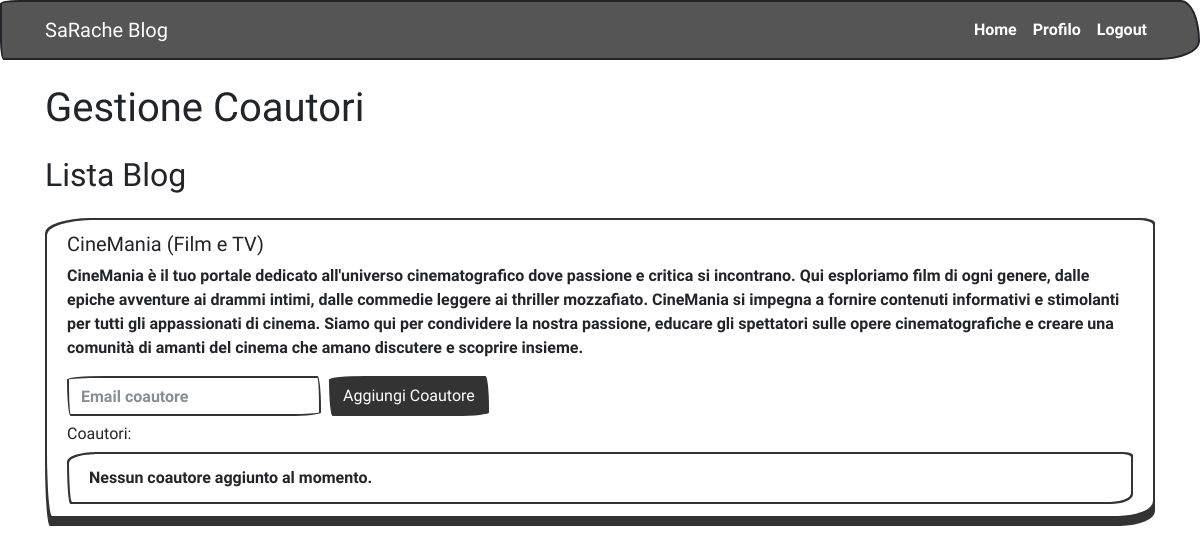
The app's page /progetto/gestione_coautori.php (signed in) with its own data.
### tables this page shows
CREATE TABLE `blog` (
  `cod_blog` int(10) UNSIGNED NOT NULL,
  `titolo` varchar(100) NOT NULL,
  `descrizione` varchar(1000) NOT NULL,
  `id_utente` int(10) UNSIGNED NOT NULL,
  `categ` int(10) UNSIGNED NOT NULL
);

CREATE TABLE `categoria` (
  `id_cat` int(10) UNSIGNED NOT NULL,
  `tipo` varchar(20) NOT NULL,
  `cat_padre` int(10) NOT NULL
);

### progetto/gestione_coautori.php (the view, shortened to what this page needs)
<?php
include 'connection.php';
include 'header.php';
function getUserByEmail($email, $conn)
{
    $query = "SELECT * FROM utente WHERE email = ?";
    $stmt = $conn->prepare($query);
    $stmt->bind_param('s', $email);
    $stmt->execute();
    $result = $stmt->get_result();
    return $result->fetch_assoc();
}
$email_utente = $_SESSION['email'];
$utente = getUserByEmail($email_utente, $conn);
$id_utente = $utente['id_utente'];
$query = "SELECT blog.*, categoria.tipo AS categoria_nome
          FROM blog
          INNER JOIN categoria ON blog.categ = categoria.id_cat
          WHERE blog.id_utente = ?";
$stmt = $conn->prepare($query);
$stmt->bind_param('i', $id_utente);
$stmt->execute();
$blog_result = $stmt->get_result();
?>
<!DOCTYPE html>
<html lang="it">
<head>
    <link href="https://cdn.jsdelivr.net/npm/bootswatch@4.5.2/dist/sketchy/bootstrap.min.css" rel="stylesheet">
</head>
<body>
    <div class="container">
        <h1 class="mt-4">Gestione Coautori</h1>
        <h2 class="mt-4">Lista Blog</h2>
        <ul class="list-group mt-4">
            <?php
            if ($blog_result->num_rows > 0) {
                while ($blog = $blog_result->fetch_assoc()) {
                    echo '<li class="list-group-item mb-2">';
                    echo '<h5>' . $blog['titolo'] . ' (' . $blog['categoria_nome'] . ')</h5>';
                    echo '<p>' . $blog['descrizione'] . '</p>';
                    echo '<form action="" method="post" class="form-inline mb-2">';
                    echo '<input type="email" name="email" class="form-control mr-2" placeholder="Email coautore" required>';
                    echo '<button type="submit" name="add_coauthor" class="btn btn-primary">Aggiungi Coautore</button>';
                    echo '</form>';
                    $coautori_query = "SELECT utente.* FROM coautori INNER JOIN utente ON coautori.id_utente = utente.id_utente WHERE coautori.id_blog = " . $blog['cod_blog'];
                    $coautori_result = $conn->query($coautori_query);
                    echo '<h6>Coautori:</h6>';
                    echo '<ul class="list-group">';
                    if ($coautori_result->num_rows > 0) {
                        while ($coautore = $coautori_result->fetch_assoc()) {
                            echo '<li class="list-group-item d-flex justify-content-between align-items-center">';
                            echo $coautore['nome'] . ' ' . $coautore['cognome'] . ' (' . $coautore['email'] . ')';
                            echo '<form action="" method="post" class="ml-auto">';
                            echo '<input type="hidden" name="id_blog" value="' . $blog['cod_blog'] . '">';
                            echo '<input type="hidden" name="id_utente" value="' . $coautore['id_utente'] . '">';
                            echo '<button type="submit" name="remove_coauthor" class="btn btn-danger btn-sm">Rimuovi</button>';
                            echo '</form>';
                            echo '</li>';
                        }
                    } else {
                        echo '<li class="list-group-item">Nessun coautore aggiunto al momento.</li>';
                    }
                    echo '</ul>';
                    echo '</li>';
                }
            } else {
                echo '<li class="list-group-item">Nessun blog disponibile al momento.</li>';
            }
            ?>
        </ul>
    </div>
</body>
</html>

### records on screen
blog: titolo "CineMania", categ.tipo "Film e TV", descrizione "CineMania è il tuo portale dedicato all'universo cinematografico dove passione e critica si incontrano. Qui esploriamo film di ogni genere, dalle epiche avventure ai drammi intimi, dalle commedie leggere ai thriller mozzafiato. CineMania si impegna a fornire contenuti informativi e stimolanti per tutti gli appassionati di cinema. Siamo qui per condividere la nostra passione, educare gli spettatori sulle opere cinematografiche e creare una comunità di amanti del cinema che amano discutere e scoprire insieme."
